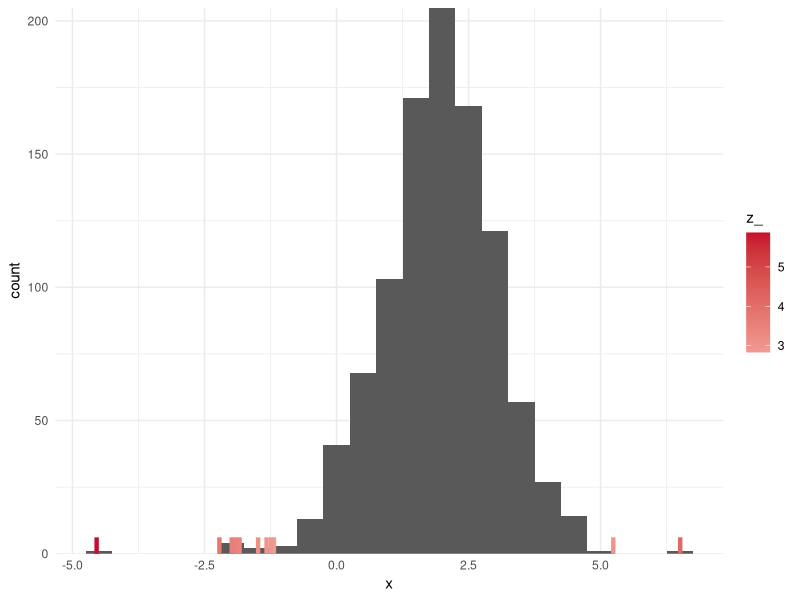
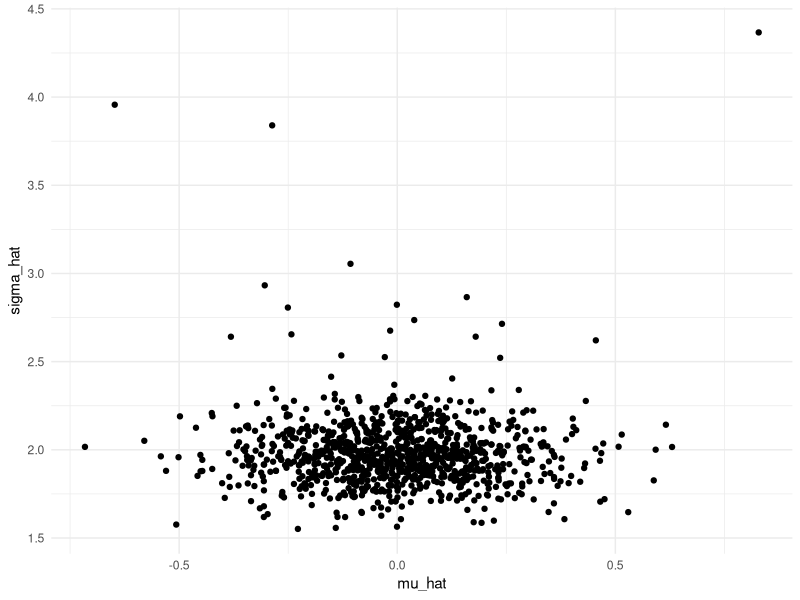
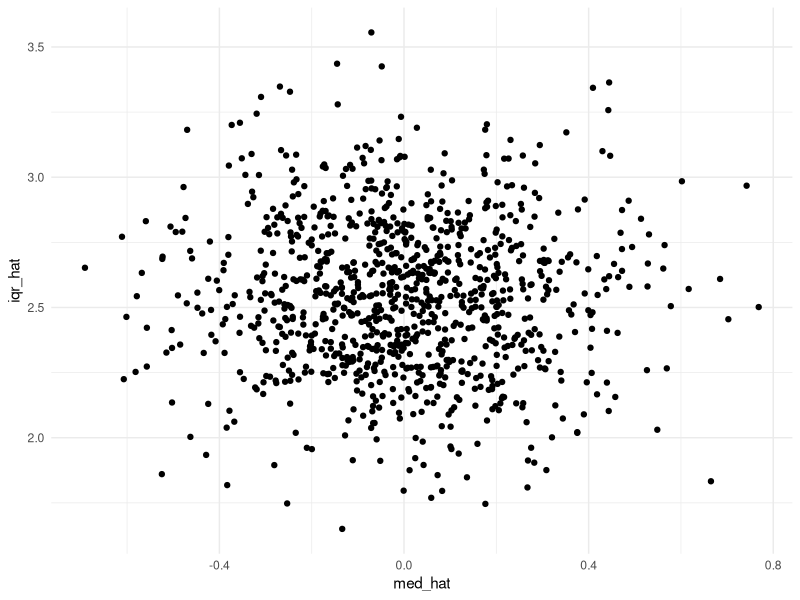
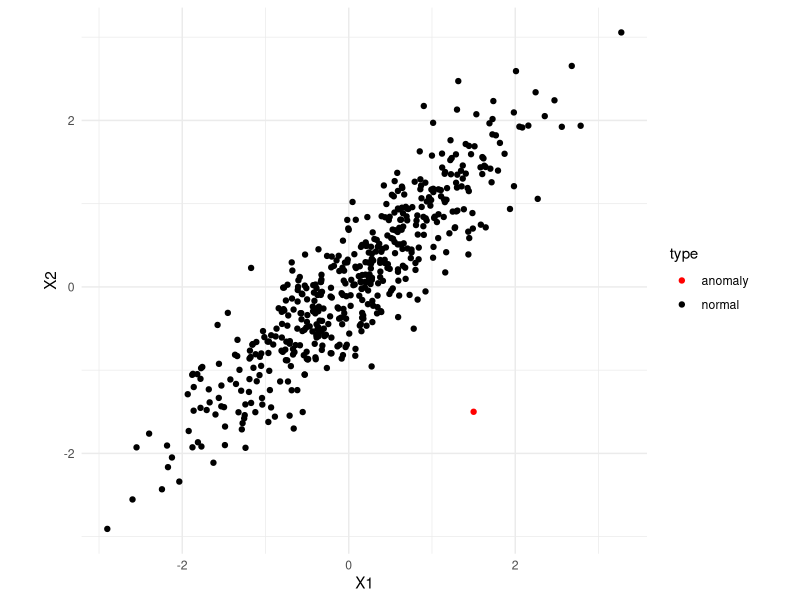
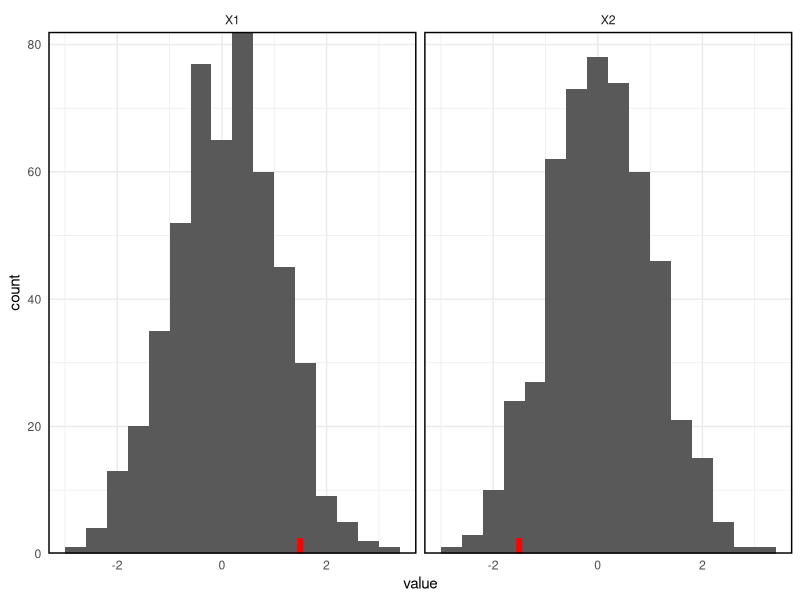
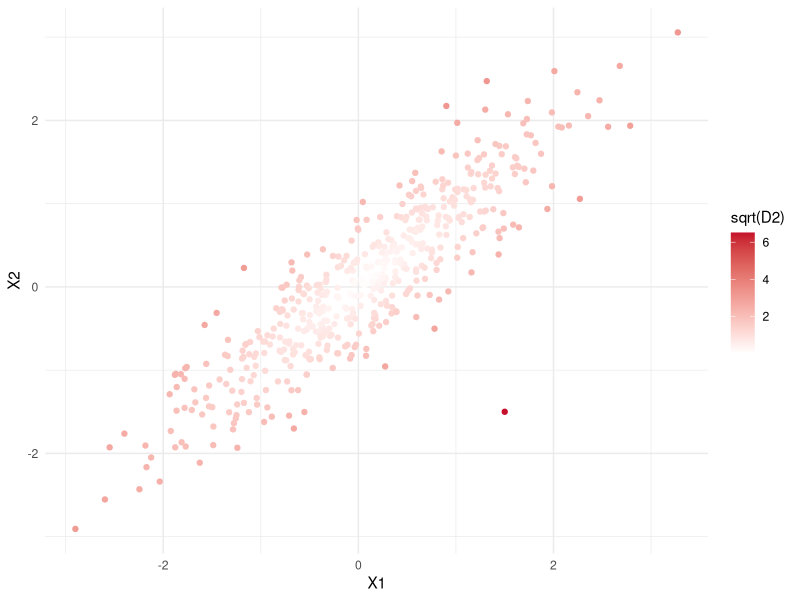

These figures' R source, in order:
## ---- chunk 1
knitr::opts_chunk$set(cache = FALSE, message = FALSE, warning = FALSE, echo = TRUE)
## ---- chunk 2
library("MASS")
library("dplyr")
library("ggplot2")
library("purrr")
library("stringr")
library("tidyr")
theme_set(theme_minimal())
set.seed(123)
## ---- chunk 3
n <- 1000
p <- 0.95
x <- c(rnorm(n * p, 2), rt(n * (1 - p), df = 4))
z <- (x - mean(x)) / sd(x)
x <- data.frame(x = x, z = z, z_ = abs(z))

ggplot(x, aes(x = x)) +
  geom_histogram(binwidth = 0.5) +
  geom_rug(
    data = x %>% filter(z_ > 2.5), 
    aes(col = z_),
    size = 1.5
  ) +
  scale_y_continuous(expand = c(0, 0)) +
  scale_color_gradient2(low = "#fffbfc", high = "#c50f2c")
## ---- chunk 4
make_dataset <- function(n = 2000, p = 0.95, sigma = 2) {
  x <- c(rnorm(n * p, 0, sigma), rt(n * (1 - p), df = 2 * sigma ^ 2 / (sigma ^ 2 - 1)))
  data.frame(mu_hat = mean(x), sigma_hat = sd(x), med_hat = median(x), iqr_hat = IQR(x))
}

x_sim <- map_dfr(1:1000, ~ make_dataset(100, 0.9), .id = "replicate")
ggplot(x_sim) + 
  geom_point(aes(x = mu_hat, y = sigma_hat))
## ---- chunk 5
ggplot(x_sim) + 
  geom_point(aes(x = med_hat, y = iqr_hat))
## ---- chunk 6
Sigma <- matrix(c(1, 0.9, 0.9, 1), ncol = 2)
x <- mvrnorm(500, mu = c(0, 0), Sigma = Sigma) %>%
  rbind(c(1.5, -1.5)) %>%
  data.frame() %>%
  mutate(type = c(rep("normal", 500), "anomaly"))

ggplot(x, aes(x = X1, y = X2, col = type)) +
  geom_point() +
  scale_color_manual(values = c("red", "black")) +
  coord_fixed()
## ---- chunk 7
x_long <- x %>%
  pivot_longer(X1:X2, names_to = "dimension")

ggplot(x_long, aes(x = value)) +
  geom_histogram(binwidth = 0.4) +
  geom_rug(
    data = x_long %>% filter(type == "anomaly"), 
    col = "red", size = 2 
  ) +
  scale_y_continuous(expand = c(0, 0)) +
  facet_wrap(~ dimension) +
  theme(panel.border = element_rect(fill = NA, size = 1))
## ---- chunk 8
mu_hat <- apply(x[, 1:2], 2, mean)
sigma_hat <- cov(x[, 1:2])
x <- x %>%
  mutate(D2 = mahalanobis(x[, 1:2], mu_hat, sigma_hat))

ggplot(x) +
  geom_point(
    aes(x = X1, y = X2, col = sqrt(D2))
  ) +
  scale_color_gradient2(low = "#fffbfc", high = "#c50f2c")
